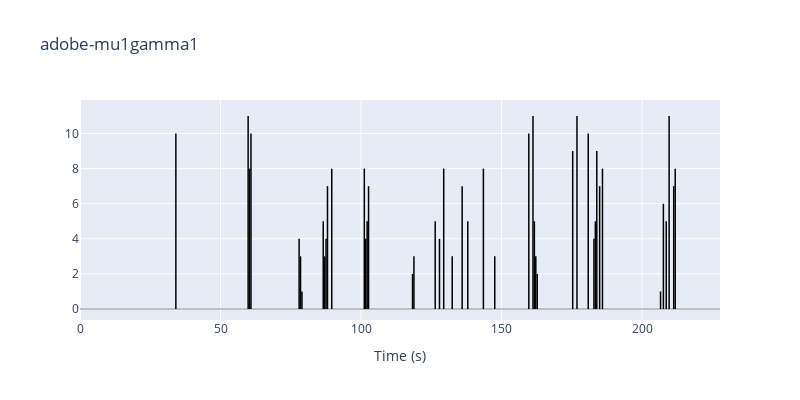

Notebook code cell kept with this figure:
### Code cell
est.to_contour().plot()

### Figure 1 — Plotly figure (JSON) as saved in the notebook; plotly's stock layout.template omitted (floating-point values rounded to 4 significant figures; data arrays with more than 128 entries replaced by an {"elided": "..."} marker saying what was removed)
{"data": [{"hoverinfo": "none", "line": {"color": "black", "width": 1.5}, "mode": "lines", "type": "scatter", "x": {"elided": "135 float values"}, "y": {"elided": "135 int values"}}, {"hovertemplate": "<b>Boundary</b><br>Time: %{x:.3f}s<br>Salience: %{y:.3f}<extra></extra>", "marker": {"opacity": 0, "size": 8}, "mode": "markers", "type": "scatter", "x": [34.11, 59.83, 60.33, 60.84, 77.97, 78.47, 78.98, 86.55, 87.05, 87.56, 88.06, 89.58, 101.2, 101.7, 102.2, 102.7, 118.3, 118.8, 126.4, 127.9, 129.4, 132.4, 136.0, 138.0, 143.5, 147.6, 159.7, 161.2, 161.7, 162.2, 162.7, 175.3, 176.8, 180.8, 182.9, 183.4, 183.9, 184.9, 185.9, 206.6, 207.6, 208.6, 209.6, 211.3, 211.8], "y": [10, 11, 8, 10, 4, 3, 1, 5, 3, 4, 7, 8, 8, 4, 5, 7, 2, 3, 5, 4, 8, 3, 7, 5, 8, 3, 10, 11, 5, 3, 2, 9, 11, 10, 4, 5, 9, 7, 8, 1, 6, 5, 11, 7, 8]}], "layout": {"height": 400, "shapes": [{"line": {"color": "black", "width": 1}, "opacity": 0.5, "type": "line", "x0": 0, "x1": 1, "xref": "x domain", "y0": 0, "y1": 0, "yref": "y"}], "showlegend": false, "title": {"text": "adobe-mu1gamma1"}, "width": 800, "xaxis": {"range": [0, 227.7], "title": {"text": "Time (s)"}}}}
